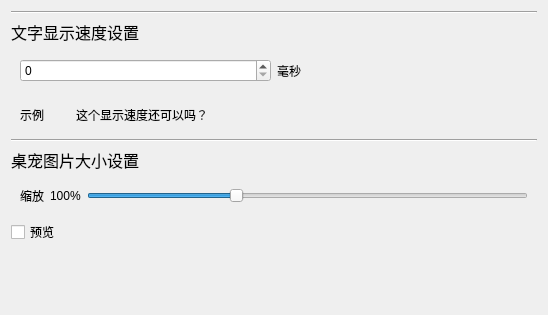
             <widget class="QWidget" name="scrollAreaWidgetTextShow">
              <property name="geometry">
               <rect>
                <x>0</x>
                <y>0</y>
                <width>548</width>
                <height>315</height>
               </rect>
              </property>
              <layout class="QVBoxLayout" name="verticalLayout_21">
               <item>
                <widget class="Line" name="line_29">
                 <property name="orientation">
                  <enum>Qt::Horizontal</enum>
                 </property>
                </widget>
               </item>
               <item>
                <widget class="QLabel" name="textShowLabel">
                 <property name="text">
                  <string>&lt;html&gt;&lt;head/&gt;&lt;body&gt;&lt;p&gt;&lt;span style=&quot; font-size:12pt;&quot;&gt;文字显示速度设置&lt;/span&gt;&lt;/p&gt;&lt;/body&gt;&lt;/html&gt;</string>
                 </property>
                </widget>
               </item>
               <item>
                <widget class="QWidget" name="textShowSpeedWidget" native="true">
                 <layout class="QHBoxLayout" name="horizontalLayout_24">
                  <item>
                   <widget class="QSpinBox" name="textShowSpeedSpinBox"/>
                  </item>
                  <item>
                   <widget class="QLabel" name="haomiao">
                    <property name="text">
                     <string>毫秒</string>
                    </property>
                   </widget>
                  </item>
                 </layout>
                </widget>
               </item>
               <item>
                <widget class="QWidget" name="textShowSpeedExampleWidget" native="true">
                 <layout class="QHBoxLayout" name="horizontalLayout_25">
                  <item>
                   <widget class="QLabel" name="_exampleL">
                    <property name="maximumSize">
                     <size>
                      <width>50</width>
                      <height>16777215</height>
                     </size>
                    </property>
                    <property name="text">
                     <string>示例</string>
                    </property>
                   </widget>
                  </item>
                  <item>
                   <widget class="QLabel" name="textShowSpeedExampleLabel">
                    <property name="text">
                     <string>这个显示速度还可以吗？</string>
                    </property>
                   </widget>
                  </item>
                 </layout>
                </widget>
               </item>
               <item>
                <widget class="Line" name="line_5">
                 <property name="orientation">
                  <enum>Qt::Horizontal</enum>
                 </property>
                </widget>
               </item>
               <item>
                <widget class="QLabel" name="imageShowLabel">
                 <property name="text">
                  <string>&lt;html&gt;&lt;head/&gt;&lt;body&gt;&lt;p&gt;&lt;span style=&quot; font-size:12pt;&quot;&gt;桌宠图片大小设置&lt;/span&gt;&lt;/p&gt;&lt;/body&gt;&lt;/html&gt;</string>
                 </property>
                </widget>
               </item>
               <item>
                <widget class="QWidget" name="widget_2" native="true">
                 <layout class="QHBoxLayout" name="horizontalLayout_2">
                  <item>
                   <widget class="QLabel" name="imageShowLabel_2">
                    <property name="text">
                     <string>缩放</string>
                    </property>
                   </widget>
                  </item>
                  <item>
                   <widget class="QLabel" name="imageShowZoomPercentLabel">
                    <property name="text">
                     <string>100%</string>
                    </property>
                   </widget>
                  </item>
                  <item>
                   <widget class="QSlider" name="imageShowSlider">
                    <property name="minimum">
                     <number>50</number>
                    </property>
                    <property name="maximum">
                     <number>200</number>
                    </property>
                    <property name="value">
                     <number>100</number>
                    </property>
                    <property name="orientation">
                     <enum>Qt::Horizontal</enum>
                    </property>
                   </widget>
                  </item>
                 </layout>
                </widget>
               </item>
               <item>
                <widget class="QCheckBox" name="imageShowPreviewCheckBox">
                 <property name="text">
                  <string>预览</string>
                 </property>
                </widget>
               </item>
               <item>
                <spacer name="verticalSpacer_27">
                 <property name="orientation">
                  <enum>Qt::Vertical</enum>
                 </property>
                 <property name="sizeHint" stdset="0">
                  <size>
                   <width>20</width>
                   <height>40</height>
                  </size>
                 </property>
                </spacer>
               </item>
              </layout>
             </widget>
